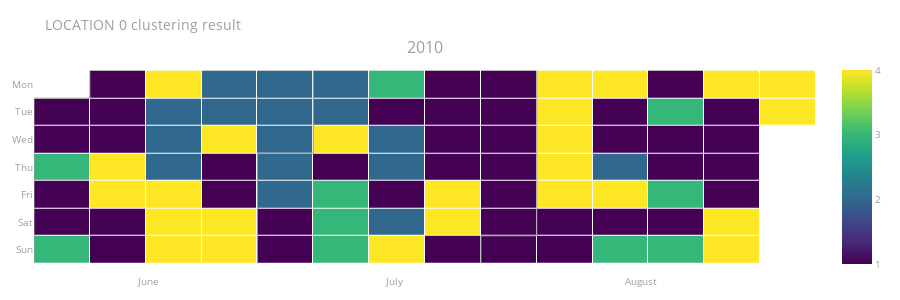
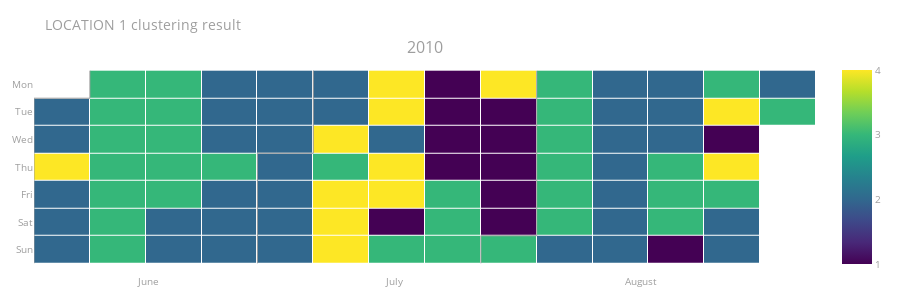
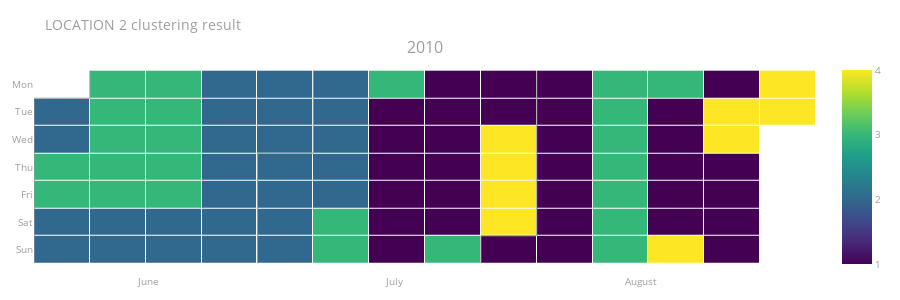
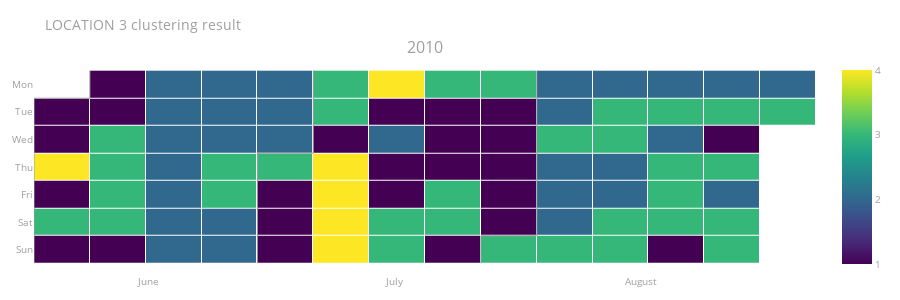

Write notebook code for charts like these, in order.
### Code cell
for loc in range(0,location_number):
    # generate the plot
    curr = location_clusters[location_clusters['LOCATION'] == loc].copy(deep=True)
    fig = plotly_calplot.calplot(
        curr,
        x="DATE",
        y="CLUSTERS",
        years_title=True,
        showscale=True,
        colorscale='viridis',
        title=f"LOCATION {loc} clustering result",
        start_month=6,
        end_month=8
    )


    fig.update_layout({
        'height': 300,
        'width' : 900,
        'margin': {'b': 20, 't': 60, 'l' : 30},
    })

    fig.show()


    # ax = calplot.calplot(
    #     data = curr['CLUSTERS'],
    #     how = None,
    #     cmap = 'Dark2',
    #     figsize = (16, 8),
    #     suptitle = "Title"
    # )

### Figure 1 — Plotly figure (JSON) as saved in the notebook; plotly's stock layout.template omitted (floating-point values rounded to 4 significant figures; data arrays with more than 128 entries replaced by an {"elided": "..."} marker saying what was removed)
{"data": [{"colorscale": [[0, "#440154"], [0.1111, "#482878"], [0.2222, "#3e4989"], [0.3333, "#31688e"], [0.4444, "#26828e"], [0.5556, "#1f9e89"], [0.6667, "#35b779"], [0.7778, "#6ece58"], [0.8889, "#b5de2b"], [1, "#fde725"]], "customdata": {"elided": "92x2 str values"}, "hovertemplate": "%{customdata[0]} <br>Week=%{x} <br>%{customdata[1]}=%{z}", "name": "2010", "showscale": true, "type": "heatmap", "x": [22, 22, 22, 22, 22, 22, 23, 23, 23, 23, 23, 23, 23, 24, 24, 24, 24, 24, 24, 24, 25, 25, 25, 25, 25, 25, 25, 26, 26, 26, 26, 26, 26, 26, 27, 27, 27, 27, 27, 27, 27, 28, 28, 28, 28, 28, 28, 28, 29, 29, 29, 29, 29, 29, 29, 30, 30, 30, 30, 30, 30, 30, 31, 31, 31, 31, 31, 31, 31, 32, 32, 32, 32, 32, 32, 32, 33, 33, 33, 33, 33, 33, 33, 34, 34, 34, 34, 34, 34, 34, 35, 35], "xaxis": "x", "xgap": 1, "y": [1, 2, 3, 4, 5, 6, 0, 1, 2, 3, 4, 5, 6, 0, 1, 2, 3, 4, 5, 6, 0, 1, 2, 3, 4, 5, 6, 0, 1, 2, 3, 4, 5, 6, 0, 1, 2, 3, 4, 5, 6, 0, 1, 2, 3, 4, 5, 6, 0, 1, 2, 3, 4, 5, 6, 0, 1, 2, 3, 4, 5, 6, 0, 1, 2, 3, 4, 5, 6, 0, 1, 2, 3, 4, 5, 6, 0, 1, 2, 3, 4, 5, 6, 0, 1, 2, 3, 4, 5, 6, 0, 1], "yaxis": "y", "ygap": 1, "z": [1, 1, 3, 1, 1, 3, 1, 1, 1, 4, 4, 1, 1, 4, 2, 2, 2, 4, 4, 4, 2, 2, 4, 1, 1, 4, 4, 2, 2, 2, 2, 2, 1, 1, 2, 2, 4, 1, 3, 3, 3, 3, 1, 2, 2, 1, 2, 4, 1, 1, 1, 1, 4, 4, 1, 1, 1, 1, 1, 1, 1, 1, 4, 4, 4, 4, 4, 1, 1, 4, 1, 1, 2, 4, 1, 3, 1, 3, 1, 1, 3, 1, 3, 4, 1, 1, 1, 1, 4, 4, 4, 4], "zmax": 4, "zmin": 1}, {"hoverinfo": "skip", "line": {"color": "#9e9e9e", "width": 1}, "mode": "lines", "type": "scatter", "x": [21.5, 21.5], "xaxis": "x", "y": [0.5, 6.5], "yaxis": "y"}, {"hoverinfo": "skip", "line": {"color": "#9e9e9e", "width": 1}, "mode": "lines", "type": "scatter", "x": [21.5, 22.5], "xaxis": "x", "y": [0.5, 0.5], "yaxis": "y"}, {"hoverinfo": "skip", "line": {"color": "#9e9e9e", "width": 1}, "mode": "lines", "type": "scatter", "x": [22.5, 22.5], "xaxis": "x", "y": [0.5, -0.5], "yaxis": "y"}, {"hoverinfo": "skip", "line": {"color": "#9e9e9e", "width": 1}, "mode": "lines", "type": "scatter", "x": [25.5, 25.5], "xaxis": "x", "y": [2.5, 6.5], "yaxis": "y"}, {"hoverinfo": "skip", "line": {"color": "#9e9e9e", "width": 1}, "mode": "lines", "type": "scatter", "x": [25.5, 26.5], "xaxis": "x", "y": [2.5, 2.5], "yaxis": "y"}, {"hoverinfo": "skip", "line": {"color": "#9e9e9e", "width": 1}, "mode": "lines", "type": "scatter", "x": [26.5, 26.5], "xaxis": "x", "y": [2.5, -0.5], "yaxis": "y"}, {"hoverinfo": "skip", "line": {"color": "#9e9e9e", "width": 1}, "mode": "lines", "type": "scatter", "x": [29.5, 29.5], "xaxis": "x", "y": [5.5, 6.5], "yaxis": "y"}, {"hoverinfo": "skip", "line": {"color": "#9e9e9e", "width": 1}, "mode": "lines", "type": "scatter", "x": [29.5, 30.5], "xaxis": "x", "y": [5.5, 5.5], "yaxis": "y"}, {"hoverinfo": "skip", "line": {"color": "#9e9e9e", "width": 1}, "mode": "lines", "type": "scatter", "x": [30.5, 30.5], "xaxis": "x", "y": [5.5, -0.5], "yaxis": "y"}], "layout": {"annotations": [{"font": {"size": 16}, "showarrow": false, "text": "2010", "x": 0.5, "xanchor": "center", "xref": "paper", "y": 1, "yanchor": "bottom", "yref": "paper"}], "font": {"color": "#9e9e9e", "size": 10}, "height": 300, "margin": {"b": 20, "l": 30, "t": 60}, "plot_bgcolor": "#fff", "showlegend": false, "title": {"text": "LOCATION 0 clustering result"}, "width": 900, "xaxis": {"anchor": "y", "domain": [0, 1], "showgrid": false, "showline": false, "tickmode": "array", "ticktext": [null, null, null, null, null, "June", "July", "August", null, null, null, null], "tickvals": [1.5, 5.909, 10.32, 14.73, 19.14, 23.55, 27.95, 32.36, 36.77, 41.18, 45.59, 50], "zeroline": false}, "yaxis": {"anchor": "x", "autorange": "reversed", "domain": [0, 1], "showgrid": false, "showline": false, "tickmode": "array", "ticktext": ["Mon", "Tue", "Wed", "Thu", "Fri", "Sat", "Sun"], "tickvals": [0, 1, 2, 3, 4, 5, 6], "zeroline": false}}}

### Figure 2 — Plotly figure (JSON) as saved in the notebook; plotly's stock layout.template omitted (floating-point values rounded to 4 significant figures; data arrays with more than 128 entries replaced by an {"elided": "..."} marker saying what was removed)
{"data": [{"colorscale": [[0, "#440154"], [0.1111, "#482878"], [0.2222, "#3e4989"], [0.3333, "#31688e"], [0.4444, "#26828e"], [0.5556, "#1f9e89"], [0.6667, "#35b779"], [0.7778, "#6ece58"], [0.8889, "#b5de2b"], [1, "#fde725"]], "customdata": {"elided": "92x2 str values"}, "hovertemplate": "%{customdata[0]} <br>Week=%{x} <br>%{customdata[1]}=%{z}", "name": "2010", "showscale": true, "type": "heatmap", "x": [22, 22, 22, 22, 22, 22, 23, 23, 23, 23, 23, 23, 23, 24, 24, 24, 24, 24, 24, 24, 25, 25, 25, 25, 25, 25, 25, 26, 26, 26, 26, 26, 26, 26, 27, 27, 27, 27, 27, 27, 27, 28, 28, 28, 28, 28, 28, 28, 29, 29, 29, 29, 29, 29, 29, 30, 30, 30, 30, 30, 30, 30, 31, 31, 31, 31, 31, 31, 31, 32, 32, 32, 32, 32, 32, 32, 33, 33, 33, 33, 33, 33, 33, 34, 34, 34, 34, 34, 34, 34, 35, 35], "xaxis": "x", "xgap": 1, "y": [1, 2, 3, 4, 5, 6, 0, 1, 2, 3, 4, 5, 6, 0, 1, 2, 3, 4, 5, 6, 0, 1, 2, 3, 4, 5, 6, 0, 1, 2, 3, 4, 5, 6, 0, 1, 2, 3, 4, 5, 6, 0, 1, 2, 3, 4, 5, 6, 0, 1, 2, 3, 4, 5, 6, 0, 1, 2, 3, 4, 5, 6, 0, 1, 2, 3, 4, 5, 6, 0, 1, 2, 3, 4, 5, 6, 0, 1, 2, 3, 4, 5, 6, 0, 1, 2, 3, 4, 5, 6, 0, 1], "yaxis": "y", "ygap": 1, "z": [2, 2, 4, 2, 2, 2, 3, 3, 3, 3, 3, 3, 3, 3, 3, 3, 3, 3, 2, 2, 2, 2, 2, 3, 2, 2, 2, 2, 2, 2, 2, 2, 2, 2, 2, 2, 4, 3, 4, 4, 4, 4, 4, 2, 4, 4, 1, 3, 1, 1, 1, 1, 3, 3, 3, 4, 1, 1, 1, 1, 1, 3, 3, 3, 3, 3, 3, 3, 2, 2, 2, 2, 2, 2, 2, 2, 2, 2, 2, 3, 3, 3, 1, 3, 4, 1, 4, 3, 2, 2, 2, 3], "zmax": 4, "zmin": 1}, {"hoverinfo": "skip", "line": {"color": "#9e9e9e", "width": 1}, "mode": "lines", "type": "scatter", "x": [21.5, 21.5], "xaxis": "x", "y": [0.5, 6.5], "yaxis": "y"}, {"hoverinfo": "skip", "line": {"color": "#9e9e9e", "width": 1}, "mode": "lines", "type": "scatter", "x": [21.5, 22.5], "xaxis": "x", "y": [0.5, 0.5], "yaxis": "y"}, {"hoverinfo": "skip", "line": {"color": "#9e9e9e", "width": 1}, "mode": "lines", "type": "scatter", "x": [22.5, 22.5], "xaxis": "x", "y": [0.5, -0.5], "yaxis": "y"}, {"hoverinfo": "skip", "line": {"color": "#9e9e9e", "width": 1}, "mode": "lines", "type": "scatter", "x": [25.5, 25.5], "xaxis": "x", "y": [2.5, 6.5], "yaxis": "y"}, {"hoverinfo": "skip", "line": {"color": "#9e9e9e", "width": 1}, "mode": "lines", "type": "scatter", "x": [25.5, 26.5], "xaxis": "x", "y": [2.5, 2.5], "yaxis": "y"}, {"hoverinfo": "skip", "line": {"color": "#9e9e9e", "width": 1}, "mode": "lines", "type": "scatter", "x": [26.5, 26.5], "xaxis": "x", "y": [2.5, -0.5], "yaxis": "y"}, {"hoverinfo": "skip", "line": {"color": "#9e9e9e", "width": 1}, "mode": "lines", "type": "scatter", "x": [29.5, 29.5], "xaxis": "x", "y": [5.5, 6.5], "yaxis": "y"}, {"hoverinfo": "skip", "line": {"color": "#9e9e9e", "width": 1}, "mode": "lines", "type": "scatter", "x": [29.5, 30.5], "xaxis": "x", "y": [5.5, 5.5], "yaxis": "y"}, {"hoverinfo": "skip", "line": {"color": "#9e9e9e", "width": 1}, "mode": "lines", "type": "scatter", "x": [30.5, 30.5], "xaxis": "x", "y": [5.5, -0.5], "yaxis": "y"}], "layout": {"annotations": [{"font": {"size": 16}, "showarrow": false, "text": "2010", "x": 0.5, "xanchor": "center", "xref": "paper", "y": 1, "yanchor": "bottom", "yref": "paper"}], "font": {"color": "#9e9e9e", "size": 10}, "height": 300, "margin": {"b": 20, "l": 30, "t": 60}, "plot_bgcolor": "#fff", "showlegend": false, "title": {"text": "LOCATION 1 clustering result"}, "width": 900, "xaxis": {"anchor": "y", "domain": [0, 1], "showgrid": false, "showline": false, "tickmode": "array", "ticktext": [null, null, null, null, null, "June", "July", "August", null, null, null, null], "tickvals": [1.5, 5.909, 10.32, 14.73, 19.14, 23.55, 27.95, 32.36, 36.77, 41.18, 45.59, 50], "zeroline": false}, "yaxis": {"anchor": "x", "autorange": "reversed", "domain": [0, 1], "showgrid": false, "showline": false, "tickmode": "array", "ticktext": ["Mon", "Tue", "Wed", "Thu", "Fri", "Sat", "Sun"], "tickvals": [0, 1, 2, 3, 4, 5, 6], "zeroline": false}}}

### Figure 3 — Plotly figure (JSON) as saved in the notebook; plotly's stock layout.template omitted (floating-point values rounded to 4 significant figures; data arrays with more than 128 entries replaced by an {"elided": "..."} marker saying what was removed)
{"data": [{"colorscale": [[0, "#440154"], [0.1111, "#482878"], [0.2222, "#3e4989"], [0.3333, "#31688e"], [0.4444, "#26828e"], [0.5556, "#1f9e89"], [0.6667, "#35b779"], [0.7778, "#6ece58"], [0.8889, "#b5de2b"], [1, "#fde725"]], "customdata": {"elided": "92x2 str values"}, "hovertemplate": "%{customdata[0]} <br>Week=%{x} <br>%{customdata[1]}=%{z}", "name": "2010", "showscale": true, "type": "heatmap", "x": [22, 22, 22, 22, 22, 22, 23, 23, 23, 23, 23, 23, 23, 24, 24, 24, 24, 24, 24, 24, 25, 25, 25, 25, 25, 25, 25, 26, 26, 26, 26, 26, 26, 26, 27, 27, 27, 27, 27, 27, 27, 28, 28, 28, 28, 28, 28, 28, 29, 29, 29, 29, 29, 29, 29, 30, 30, 30, 30, 30, 30, 30, 31, 31, 31, 31, 31, 31, 31, 32, 32, 32, 32, 32, 32, 32, 33, 33, 33, 33, 33, 33, 33, 34, 34, 34, 34, 34, 34, 34, 35, 35], "xaxis": "x", "xgap": 1, "y": [1, 2, 3, 4, 5, 6, 0, 1, 2, 3, 4, 5, 6, 0, 1, 2, 3, 4, 5, 6, 0, 1, 2, 3, 4, 5, 6, 0, 1, 2, 3, 4, 5, 6, 0, 1, 2, 3, 4, 5, 6, 0, 1, 2, 3, 4, 5, 6, 0, 1, 2, 3, 4, 5, 6, 0, 1, 2, 3, 4, 5, 6, 0, 1, 2, 3, 4, 5, 6, 0, 1, 2, 3, 4, 5, 6, 0, 1, 2, 3, 4, 5, 6, 0, 1, 2, 3, 4, 5, 6, 0, 1], "yaxis": "y", "ygap": 1, "z": [2, 2, 3, 3, 2, 2, 3, 3, 3, 3, 3, 2, 2, 3, 3, 3, 3, 3, 2, 2, 2, 2, 2, 2, 2, 2, 2, 2, 2, 2, 2, 2, 2, 2, 2, 2, 2, 2, 2, 3, 3, 3, 1, 1, 1, 1, 1, 1, 1, 1, 1, 1, 1, 1, 3, 1, 1, 4, 4, 4, 4, 1, 1, 1, 1, 1, 1, 1, 1, 3, 3, 3, 3, 3, 3, 3, 3, 1, 1, 1, 1, 1, 4, 1, 4, 4, 1, 1, 1, 1, 4, 4], "zmax": 4, "zmin": 1}, {"hoverinfo": "skip", "line": {"color": "#9e9e9e", "width": 1}, "mode": "lines", "type": "scatter", "x": [21.5, 21.5], "xaxis": "x", "y": [0.5, 6.5], "yaxis": "y"}, {"hoverinfo": "skip", "line": {"color": "#9e9e9e", "width": 1}, "mode": "lines", "type": "scatter", "x": [21.5, 22.5], "xaxis": "x", "y": [0.5, 0.5], "yaxis": "y"}, {"hoverinfo": "skip", "line": {"color": "#9e9e9e", "width": 1}, "mode": "lines", "type": "scatter", "x": [22.5, 22.5], "xaxis": "x", "y": [0.5, -0.5], "yaxis": "y"}, {"hoverinfo": "skip", "line": {"color": "#9e9e9e", "width": 1}, "mode": "lines", "type": "scatter", "x": [25.5, 25.5], "xaxis": "x", "y": [2.5, 6.5], "yaxis": "y"}, {"hoverinfo": "skip", "line": {"color": "#9e9e9e", "width": 1}, "mode": "lines", "type": "scatter", "x": [25.5, 26.5], "xaxis": "x", "y": [2.5, 2.5], "yaxis": "y"}, {"hoverinfo": "skip", "line": {"color": "#9e9e9e", "width": 1}, "mode": "lines", "type": "scatter", "x": [26.5, 26.5], "xaxis": "x", "y": [2.5, -0.5], "yaxis": "y"}, {"hoverinfo": "skip", "line": {"color": "#9e9e9e", "width": 1}, "mode": "lines", "type": "scatter", "x": [29.5, 29.5], "xaxis": "x", "y": [5.5, 6.5], "yaxis": "y"}, {"hoverinfo": "skip", "line": {"color": "#9e9e9e", "width": 1}, "mode": "lines", "type": "scatter", "x": [29.5, 30.5], "xaxis": "x", "y": [5.5, 5.5], "yaxis": "y"}, {"hoverinfo": "skip", "line": {"color": "#9e9e9e", "width": 1}, "mode": "lines", "type": "scatter", "x": [30.5, 30.5], "xaxis": "x", "y": [5.5, -0.5], "yaxis": "y"}], "layout": {"annotations": [{"font": {"size": 16}, "showarrow": false, "text": "2010", "x": 0.5, "xanchor": "center", "xref": "paper", "y": 1, "yanchor": "bottom", "yref": "paper"}], "font": {"color": "#9e9e9e", "size": 10}, "height": 300, "margin": {"b": 20, "l": 30, "t": 60}, "plot_bgcolor": "#fff", "showlegend": false, "title": {"text": "LOCATION 2 clustering result"}, "width": 900, "xaxis": {"anchor": "y", "domain": [0, 1], "showgrid": false, "showline": false, "tickmode": "array", "ticktext": [null, null, null, null, null, "June", "July", "August", null, null, null, null], "tickvals": [1.5, 5.909, 10.32, 14.73, 19.14, 23.55, 27.95, 32.36, 36.77, 41.18, 45.59, 50], "zeroline": false}, "yaxis": {"anchor": "x", "autorange": "reversed", "domain": [0, 1], "showgrid": false, "showline": false, "tickmode": "array", "ticktext": ["Mon", "Tue", "Wed", "Thu", "Fri", "Sat", "Sun"], "tickvals": [0, 1, 2, 3, 4, 5, 6], "zeroline": false}}}

### Figure 4 — Plotly figure (JSON) as saved in the notebook; plotly's stock layout.template omitted (floating-point values rounded to 4 significant figures; data arrays with more than 128 entries replaced by an {"elided": "..."} marker saying what was removed)
{"data": [{"colorscale": [[0, "#440154"], [0.1111, "#482878"], [0.2222, "#3e4989"], [0.3333, "#31688e"], [0.4444, "#26828e"], [0.5556, "#1f9e89"], [0.6667, "#35b779"], [0.7778, "#6ece58"], [0.8889, "#b5de2b"], [1, "#fde725"]], "customdata": {"elided": "92x2 str values"}, "hovertemplate": "%{customdata[0]} <br>Week=%{x} <br>%{customdata[1]}=%{z}", "name": "2010", "showscale": true, "type": "heatmap", "x": [22, 22, 22, 22, 22, 22, 23, 23, 23, 23, 23, 23, 23, 24, 24, 24, 24, 24, 24, 24, 25, 25, 25, 25, 25, 25, 25, 26, 26, 26, 26, 26, 26, 26, 27, 27, 27, 27, 27, 27, 27, 28, 28, 28, 28, 28, 28, 28, 29, 29, 29, 29, 29, 29, 29, 30, 30, 30, 30, 30, 30, 30, 31, 31, 31, 31, 31, 31, 31, 32, 32, 32, 32, 32, 32, 32, 33, 33, 33, 33, 33, 33, 33, 34, 34, 34, 34, 34, 34, 34, 35, 35], "xaxis": "x", "xgap": 1, "y": [1, 2, 3, 4, 5, 6, 0, 1, 2, 3, 4, 5, 6, 0, 1, 2, 3, 4, 5, 6, 0, 1, 2, 3, 4, 5, 6, 0, 1, 2, 3, 4, 5, 6, 0, 1, 2, 3, 4, 5, 6, 0, 1, 2, 3, 4, 5, 6, 0, 1, 2, 3, 4, 5, 6, 0, 1, 2, 3, 4, 5, 6, 0, 1, 2, 3, 4, 5, 6, 0, 1, 2, 3, 4, 5, 6, 0, 1, 2, 3, 4, 5, 6, 0, 1, 2, 3, 4, 5, 6, 0, 1], "yaxis": "y", "ygap": 1, "z": [1, 1, 4, 1, 3, 1, 1, 1, 3, 3, 3, 3, 1, 2, 2, 2, 2, 2, 2, 2, 2, 2, 2, 3, 3, 2, 2, 2, 2, 2, 3, 1, 1, 1, 3, 3, 1, 4, 4, 4, 4, 4, 1, 2, 1, 1, 3, 3, 3, 1, 1, 1, 3, 3, 1, 3, 1, 1, 1, 1, 1, 3, 2, 2, 3, 2, 2, 2, 3, 2, 3, 3, 2, 2, 3, 3, 2, 3, 2, 3, 3, 3, 1, 2, 3, 1, 3, 2, 3, 3, 2, 3], "zmax": 4, "zmin": 1}, {"hoverinfo": "skip", "line": {"color": "#9e9e9e", "width": 1}, "mode": "lines", "type": "scatter", "x": [21.5, 21.5], "xaxis": "x", "y": [0.5, 6.5], "yaxis": "y"}, {"hoverinfo": "skip", "line": {"color": "#9e9e9e", "width": 1}, "mode": "lines", "type": "scatter", "x": [21.5, 22.5], "xaxis": "x", "y": [0.5, 0.5], "yaxis": "y"}, {"hoverinfo": "skip", "line": {"color": "#9e9e9e", "width": 1}, "mode": "lines", "type": "scatter", "x": [22.5, 22.5], "xaxis": "x", "y": [0.5, -0.5], "yaxis": "y"}, {"hoverinfo": "skip", "line": {"color": "#9e9e9e", "width": 1}, "mode": "lines", "type": "scatter", "x": [25.5, 25.5], "xaxis": "x", "y": [2.5, 6.5], "yaxis": "y"}, {"hoverinfo": "skip", "line": {"color": "#9e9e9e", "width": 1}, "mode": "lines", "type": "scatter", "x": [25.5, 26.5], "xaxis": "x", "y": [2.5, 2.5], "yaxis": "y"}, {"hoverinfo": "skip", "line": {"color": "#9e9e9e", "width": 1}, "mode": "lines", "type": "scatter", "x": [26.5, 26.5], "xaxis": "x", "y": [2.5, -0.5], "yaxis": "y"}, {"hoverinfo": "skip", "line": {"color": "#9e9e9e", "width": 1}, "mode": "lines", "type": "scatter", "x": [29.5, 29.5], "xaxis": "x", "y": [5.5, 6.5], "yaxis": "y"}, {"hoverinfo": "skip", "line": {"color": "#9e9e9e", "width": 1}, "mode": "lines", "type": "scatter", "x": [29.5, 30.5], "xaxis": "x", "y": [5.5, 5.5], "yaxis": "y"}, {"hoverinfo": "skip", "line": {"color": "#9e9e9e", "width": 1}, "mode": "lines", "type": "scatter", "x": [30.5, 30.5], "xaxis": "x", "y": [5.5, -0.5], "yaxis": "y"}], "layout": {"annotations": [{"font": {"size": 16}, "showarrow": false, "text": "2010", "x": 0.5, "xanchor": "center", "xref": "paper", "y": 1, "yanchor": "bottom", "yref": "paper"}], "font": {"color": "#9e9e9e", "size": 10}, "height": 300, "margin": {"b": 20, "l": 30, "t": 60}, "plot_bgcolor": "#fff", "showlegend": false, "title": {"text": "LOCATION 3 clustering result"}, "width": 900, "xaxis": {"anchor": "y", "domain": [0, 1], "showgrid": false, "showline": false, "tickmode": "array", "ticktext": [null, null, null, null, null, "June", "July", "August", null, null, null, null], "tickvals": [1.5, 5.909, 10.32, 14.73, 19.14, 23.55, 27.95, 32.36, 36.77, 41.18, 45.59, 50], "zeroline": false}, "yaxis": {"anchor": "x", "autorange": "reversed", "domain": [0, 1], "showgrid": false, "showline": false, "tickmode": "array", "ticktext": ["Mon", "Tue", "Wed", "Thu", "Fri", "Sat", "Sun"], "tickvals": [0, 1, 2, 3, 4, 5, 6], "zeroline": false}}}
